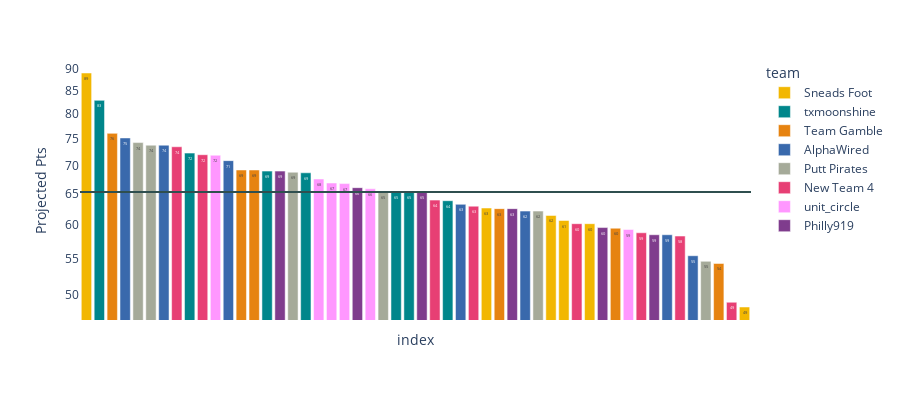

Here is the notebook cell this chart was saved with:
### Code cell
px.bar(week.sort_values(by = 'proj_pts',ascending=False).reset_index(drop=True),
      y = 'proj_pts',
      color = 'team',
      color_discrete_map=team_color,
      labels = {'_index':"", 'proj_pts':'Projected Pts'},
      text_auto = ",.0f",
      template = 'plotly_white',
      height=400,
      log_y=True,
      hover_name='player'
      ).add_hline(y=week.proj_pts.mean(),line_color='darkslategrey'
                                   ).update_xaxes(showticklabels=False
                                                  ).update_yaxes(showgrid=False)

### Figure 1 — Plotly figure (JSON) as saved in the notebook; plotly's stock layout.template omitted (floating-point values rounded to 4 significant figures)
{"data": [{"alignmentgroup": "True", "hovertemplate": "<b>%{hovertext}</b><br><br>team=Sneads Foot<br>index=%{x}<br>Projected Pts=%{y}<extra></extra>", "hovertext": ["Tony Finau", "Cameron Champ", "Vincent Whaley", "Parker Coody", "Scott Stallings", "Ryan Moore"], "legendgroup": "Sneads Foot", "marker": {"color": "rgb(242,183,1)", "pattern": {"shape": ""}}, "name": "Sneads Foot", "offsetgroup": "Sneads Foot", "orientation": "v", "showlegend": true, "textposition": "auto", "texttemplate": "%{y:,.0f}", "type": "bar", "x": [0, 31, 36, 37, 39, 51], "xaxis": "x", "y": [89, 62.7, 61.5, 60.7, 60.2, 48.5], "yaxis": "y"}, {"alignmentgroup": "True", "hovertemplate": "<b>%{hovertext}</b><br><br>team=txmoonshine<br>index=%{x}<br>Projected Pts=%{y}<extra></extra>", "hovertext": ["Nicolai Hojgaard", "Davis Thompson", "Ryan Fox", "Mark Hubbard", "Alex Smalley", "Alejandro Tosti", "Maverick McNealy"], "legendgroup": "txmoonshine", "marker": {"color": "rgb(0,134,139)", "pattern": {"shape": ""}}, "name": "txmoonshine", "offsetgroup": "txmoonshine", "orientation": "v", "showlegend": true, "textposition": "auto", "texttemplate": "%{y:,.0f}", "type": "bar", "x": [1, 8, 14, 17, 24, 25, 28], "xaxis": "x", "y": [82.9, 72.3, 69, 68.7, 65.4, 65.4, 63.9], "yaxis": "y"}, {"alignmentgroup": "True", "hovertemplate": "<b>%{hovertext}</b><br><br>team=Team Gamble<br>index=%{x}<br>Projected Pts=%{y}<extra></extra>", "hovertext": ["Stephan Jaeger", "Doug Ghim", "Michael Kim", "Kyoung-Hoon Lee", "Chesson Hadley", "Patton Kizzire"], "legendgroup": "Team Gamble", "marker": {"color": "rgb(230,131,16)", "pattern": {"shape": ""}}, "name": "Team Gamble", "offsetgroup": "Team Gamble", "orientation": "v", "showlegend": true, "textposition": "auto", "texttemplate": "%{y:,.0f}", "type": "bar", "x": [2, 12, 13, 32, 41, 49], "xaxis": "x", "y": [76.1, 69.2, 69.2, 62.6, 59.5, 54.3], "yaxis": "y"}, {"alignmentgroup": "True", "hovertemplate": "<b>%{hovertext}</b><br><br>team=AlphaWired<br>index=%{x}<br>Projected Pts=%{y}<extra></extra>", "hovertext": ["Thomas Detry", "Patrick Rodgers", "Aaron Rai", "J.J. Spaun", "Jacob Bridgeman", "Carl Yuan", "Adrien Dumont De Chassart"], "legendgroup": "AlphaWired", "marker": {"color": "rgb(57,105,172)", "pattern": {"shape": ""}}, "name": "AlphaWired", "offsetgroup": "AlphaWired", "orientation": "v", "showlegend": true, "textposition": "auto", "texttemplate": "%{y:,.0f}", "type": "bar", "x": [3, 6, 11, 29, 34, 45, 47], "xaxis": "x", "y": [75.2, 73.8, 70.9, 63.3, 62.2, 58.5, 55.4], "yaxis": "y"}, {"alignmentgroup": "True", "hovertemplate": "<b>%{hovertext}</b><br><br>team=Putt Pirates<br>index=%{x}<br>Projected Pts=%{y}<extra></extra>", "hovertext": ["Emiliano Grillo", "Keith Mitchell", "Ryo Hisatsune", "Mackenzie Hughes", "Carson Young", "Aaron Baddeley"], "legendgroup": "Putt Pirates", "marker": {"color": "rgb(165,170,153)", "pattern": {"shape": ""}}, "name": "Putt Pirates", "offsetgroup": "Putt Pirates", "orientation": "v", "showlegend": true, "textposition": "auto", "texttemplate": "%{y:,.0f}", "type": "bar", "x": [4, 5, 16, 23, 35, 48], "xaxis": "x", "y": [74.3, 73.8, 68.8, 65.4, 62.2, 54.6], "yaxis": "y"}, {"alignmentgroup": "True", "hovertemplate": "<b>%{hovertext}</b><br><br>team=New Team 4<br>index=%{x}<br>Projected Pts=%{y}<extra></extra>", "hovertext": ["Thorbjorn Olesen", "Erik Van Rooyen", "Justin Suh", "Brandon Wu", "Dylan Wu", "Robert Macintyre", "Matthew NeSmith", "Pierceson Coody"], "legendgroup": "New Team 4", "marker": {"color": "rgb(231,63,116)", "pattern": {"shape": ""}}, "name": "New Team 4", "offsetgroup": "New Team 4", "orientation": "v", "showlegend": true, "textposition": "auto", "texttemplate": "%{y:,.0f}", "type": "bar", "x": [7, 9, 27, 30, 38, 43, 46, 50], "xaxis": "x", "y": [73.5, 72, 64, 63, 60.2, 58.8, 58.3, 49.1], "yaxis": "y"}, {"alignmentgroup": "True", "hovertemplate": "<b>%{hovertext}</b><br><br>team=unit_circle<br>index=%{x}<br>Projected Pts=%{y}<extra></extra>", "hovertext": ["Taylor Pendrith", "Jake Knapp", "Vincent Norrman", "Austin Eckroat", "Matt Wallace", "Charley Hoffman"], "legendgroup": "unit_circle", "marker": {"color": "#FF97FF", "pattern": {"shape": ""}}, "name": "unit_circle", "offsetgroup": "unit_circle", "orientation": "v", "showlegend": true, "textposition": "auto", "texttemplate": "%{y:,.0f}", "type": "bar", "x": [10, 18, 19, 20, 22, 42], "xaxis": "x", "y": [71.9, 67.6, 66.9, 66.8, 65.9, 59.3], "yaxis": "y"}, {"alignmentgroup": "True", "hovertemplate": "<b>%{hovertext}</b><br><br>team=Philly919<br>index=%{x}<br>Projected Pts=%{y}<extra></extra>", "hovertext": ["Seonghyeon Kim", "Samuel Stevens", "Chris Gotterup", "Tyler Duncan", "Garrick Higgo", "Justin Lower"], "legendgroup": "Philly919", "marker": {"color": "rgb(127,60,141)", "pattern": {"shape": ""}}, "name": "Philly919", "offsetgroup": "Philly919", "orientation": "v", "showlegend": true, "textposition": "auto", "texttemplate": "%{y:,.0f}", "type": "bar", "x": [15, 21, 26, 33, 40, 44], "xaxis": "x", "y": [69, 66.1, 65.3, 62.6, 59.6, 58.5], "yaxis": "y"}], "layout": {"barmode": "relative", "height": 400, "legend": {"title": {"text": "team"}, "tracegroupgap": 0}, "margin": {"t": 60}, "shapes": [{"line": {"color": "darkslategrey"}, "type": "line", "x0": 0, "x1": 1, "xref": "x domain", "y0": 65.34, "y1": 65.34, "yref": "y"}], "xaxis": {"anchor": "y", "domain": [0, 1], "showticklabels": false, "title": {"text": "index"}}, "yaxis": {"anchor": "x", "domain": [0, 1], "showgrid": false, "title": {"text": "Projected Pts"}, "type": "log"}}}
